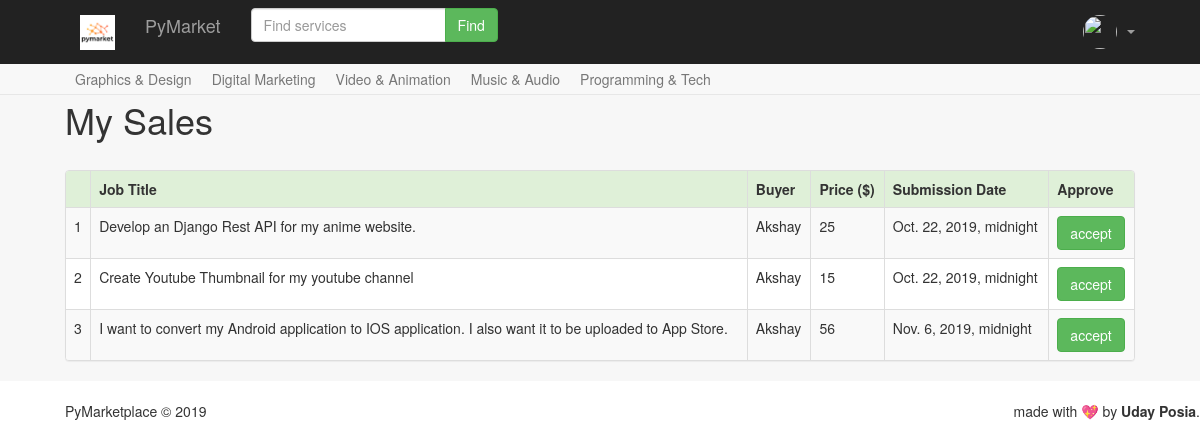
/jobs_request/ (signed in), run on the app's committed database.
### core/models.py (models this page shows, shortened)
class Orders(models.Model):
    order_author   = models.ForeignKey(UserDetails, on_delete=models.CASCADE)
    job_details    = models.ForeignKey(Jobs, on_delete=models.CASCADE)
    author_offer   = models.CharField(max_length=1000)
    ordered_date   = models.DateTimeField(auto_now_add=True)
    order_deadline = models.DateTimeField()
    order_budget   = models.IntegerField()
    order_status   = models.BooleanField(default=False)

class Jobs(models.Model):
    CATEGORY_CHOICES = (
        ("GD", "Graphics & Design"),
        ("DM", "Digital & Marketing"),
        ("VA", "Video & Animation"),
        ("MA", "Music & Audio"),
        ("PT", "Programming & Tech")
    )
    title = models.CharField(max_length=500)
    job_author = models.ForeignKey(UserDetails, on_delete=models.CASCADE)
    category = models.CharField(max_length=2, choices=CATEGORY_CHOICES)
    description = models.CharField(max_length=1000)
    price = models.IntegerField(default=5)
    photo = models.ImageField()
    active_status = models.BooleanField(default=True)
    job_status = models.BooleanField(default=False)
    created_at = models.DateTimeField(default=timezone.now)

class UserDetails(models.Model):
    username = models.CharField(max_length=100)
    first_name = models.CharField(max_length=100)
    last_name = models.CharField(max_length=100)
    password = models.CharField(max_length=8)
    avatar = models.ImageField()
    about = models.CharField(max_length=1000)
    slogan = models.CharField(max_length=500)
    def __str__(self):
        return self.username

### core/views.py (the view, shortened to what this page needs)
# urls.py: path('jobs_request/', jobs_request, name='jobs_request'),
def jobs_request(request):
    user_id = request.session['user_id']
    job_author = UserDetails.objects.filter(id=user_id)
    print(job_author[0])
    try:
        orders = Orders.objects.filter(job_details__job_author=job_author[0])
    except Orders.DoesNotExist:
        orders = None
    if orders :
        context={'orders':orders}
    else:
        context ={}
    return render(request, 'my_jobs_request.html',context)

### templates/my_jobs_request.html (shortened to what this page needs)
{% extends 'base.html' %}
{% load staticfiles %}
{% block page %}
  <h1 style="margin-bottom: 30px">My Sales</h1>
  <div class="panel panel-default">
    <table class="table table-bordered table-striped">
      <thead class="bg-success">
        <tr>
          <th></th>
          <th>Job Title</th>
          <th>Buyer</th>
          <th>Price ($)</th>
          <th>Submission Date</th>
          <th>Approve</th>
        </tr>
      </thead>
      <form  method="post">
      <tbody>
        {% if orders %}
        {% for order in orders %}
          <tr>
            <td>{{ forloop.counter }}</td>
            <td><a href=""> {{ order.job_details.title }} </a></td>
            <td><a href=""> {{ order.order_author.first_name }} </a></td>
            <td> {{ order.order_budget }} </td>
            <td> {{ order.order_deadline }} </td>
            <td>
              {% if order.order_status == True %}
                  Order Is Active
              {% else %}
                  <input type="submit" value="accept" class="btn btn-success" name="status">
              {% endif %}
            </td>
          </tr>
              </form>
        {% endfor %}
        {% else %}
        <tr>
          <td colspan="5" align="center"> <h2>Sorry!!! No Offers on your Job at the moment</h2></td>
        </tr>
        {% endif %}
    </table>
  </div>
{% endblock %}

### static/css/app.css (style rules this page uses)
body { padding-top: 80px; }
a { color: #323232; }

### data on the page
Orders: job_details "Develop an Django Rest API for my anime website.", order_author.first_name "Akshay", order_budget "25", order_deadline "Oct. 22, 2019, midnight"
Orders: job_details "Create Youtube Thumbnail for my youtube channel", order_author.first_name "Akshay", order_budget "15", order_deadline "Oct. 22, 2019, midnight"
Orders: job_details "I want to convert my Android application to IOS application. I also want it to be uploaded to App Store.", order_author.first_name "Akshay", order_budget "56", order_deadline "Nov. 6, 2019, midnight"
